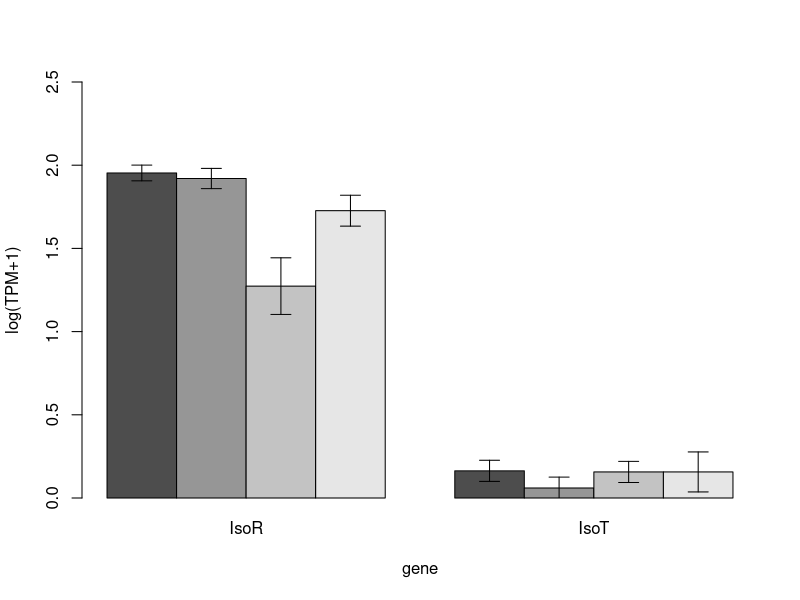

R code for this plot:
IsoR <- data.frame(X1WKB=c(1.97, 1.90, 1.99),X1WKO=c(1.89, 1.88, 1.99),X6WKB=c(1.10, 1.44, 1.28), X6WKO=c(1.65, 1.83, 1.70))
rm <- apply(IsoR, 2, mean)
rs <- apply(IsoR, 2, sd)

IsoT <- data.frame(X1WKB=c(0.20, 0.20, 0.09), X1WKO=c(0.00, 0.13, 0.05),X6WKB=c(0.23, 0.12, 0.12), X6WKO=c(0.28, 0.04, 0.15))
tm <- apply(IsoT, 2, mean)
ts <- apply(IsoT, 2, sd)

m <- cbind(c(1.953333,1.920000,1.273333,1.726667),c(0.1633333,0.0600000,0.1566667,0.1566667))
colnames(m) <- c("IsoR", "IsoT")
rownames(m) <- c("1WKB", "1WKO", "6WKB", "6WKO")

s <- cbind(c(0.04725816,0.06082763,0.17009801,0.09291573),c(0.06350853,0.06557439,0.06350853,0.12013881))
colnames(s) <- c("IsoR", "IsoT")
rownames(s) <- c("1WKB", "1WKO", "6WKB", "6WKO")
           
b <- barplot(m, beside = TRUE, xlab = "gene", ylab = "log(TPM+1)",ylim = c(0,2.5))
arrows(b, m - s, b, m + s, code = 3, lwd = 1, angle = 90, length = 0.1)
